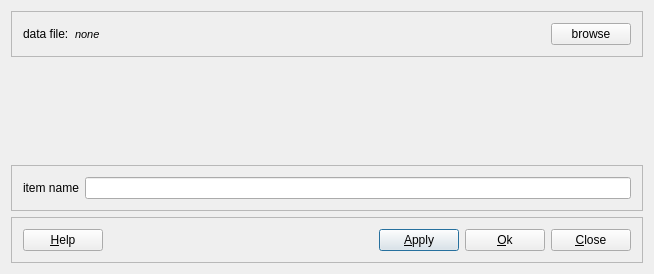
<?xml version="1.0" encoding="UTF-8"?>
<ui version="4.0">
 <class>PolyDataReaderConfig</class>
 <widget class="QDialog" name="PolyDataReaderConfig">
  <property name="geometry">
   <rect>
    <x>0</x>
    <y>0</y>
    <width>654</width>
    <height>274</height>
   </rect>
  </property>
  <property name="windowTitle">
   <string>configure poly-data reader</string>
  </property>
  <layout class="QVBoxLayout">
   <item>
    <widget class="Q3Frame" name="frame19">
     <property name="frameShape">
      <enum>QFrame::StyledPanel</enum>
     </property>
     <property name="frameShadow">
      <enum>QFrame::Raised</enum>
     </property>
     <layout class="QHBoxLayout">
      <item>
       <widget class="QLabel" name="textLabel2">
        <property name="text">
         <string>data file:</string>
        </property>
        <property name="wordWrap">
         <bool>false</bool>
        </property>
       </widget>
      </item>
      <item>
       <widget class="QLabel" name="file_label">
        <property name="sizePolicy">
         <sizepolicy hsizetype="MinimumExpanding" vsizetype="Preferred">
          <horstretch>0</horstretch>
          <verstretch>0</verstretch>
         </sizepolicy>
        </property>
        <property name="font">
         <font>
          <pointsize>8</pointsize>
          <italic>true</italic>
         </font>
        </property>
        <property name="text">
         <string>none</string>
        </property>
        <property name="wordWrap">
         <bool>false</bool>
        </property>
       </widget>
      </item>
      <item>
       <widget class="QPushButton" name="browse_pb">
        <property name="text">
         <string>browse</string>
        </property>
       </widget>
      </item>
     </layout>
    </widget>
   </item>
   <item>
    <spacer name="spacer3">
     <property name="orientation">
      <enum>Qt::Vertical</enum>
     </property>
     <property name="sizeType">
      <enum>QSizePolicy::Expanding</enum>
     </property>
     <property name="sizeHint" stdset="0">
      <size>
       <width>20</width>
       <height>16</height>
      </size>
     </property>
    </spacer>
   </item>
   <item>
    <widget class="Q3Frame" name="frame18">
     <property name="frameShape">
      <enum>QFrame::StyledPanel</enum>
     </property>
     <property name="frameShadow">
      <enum>QFrame::Raised</enum>
     </property>
     <layout class="QHBoxLayout">
      <item>
       <widget class="QLabel" name="textLabel2_2">
        <property name="text">
         <string>item name</string>
        </property>
        <property name="wordWrap">
         <bool>false</bool>
        </property>
       </widget>
      </item>
      <item>
       <widget class="QLineEdit" name="name_edit"/>
      </item>
     </layout>
    </widget>
   </item>
   <item>
    <widget class="Q3Frame" name="frame14">
     <property name="frameShape">
      <enum>QFrame::StyledPanel</enum>
     </property>
     <property name="frameShadow">
      <enum>QFrame::Raised</enum>
     </property>
     <layout class="QHBoxLayout">
      <item>
       <widget class="QPushButton" name="help_pb">
        <property name="text">
         <string>&amp;Help</string>
        </property>
        <property name="shortcut">
         <string>F1</string>
        </property>
        <property name="autoDefault">
         <bool>true</bool>
        </property>
       </widget>
      </item>
      <item>
       <spacer name="Horizontal Spacing2_2">
        <property name="orientation">
         <enum>Qt::Horizontal</enum>
        </property>
        <property name="sizeType">
         <enum>QSizePolicy::Expanding</enum>
        </property>
        <property name="sizeHint" stdset="0">
         <size>
          <width>287</width>
          <height>20</height>
         </size>
        </property>
       </spacer>
      </item>
      <item>
       <widget class="QPushButton" name="apply_pb">
        <property name="text">
         <string>&amp;Apply</string>
        </property>
        <property name="shortcut">
         <string>Alt+A</string>
        </property>
        <property name="autoDefault">
         <bool>true</bool>
        </property>
        <property name="default">
         <bool>true</bool>
        </property>
       </widget>
      </item>
      <item>
       <widget class="QPushButton" name="ok_pb">
        <property name="text">
         <string>&amp;Ok</string>
        </property>
        <property name="shortcut">
         <string>Alt+O</string>
        </property>
       </widget>
      </item>
      <item>
       <widget class="QPushButton" name="buttonCancel">
        <property name="text">
         <string>&amp;Close</string>
        </property>
        <property name="shortcut">
         <string>Alt+C</string>
        </property>
        <property name="autoDefault">
         <bool>true</bool>
        </property>
       </widget>
      </item>
     </layout>
    </widget>
   </item>
  </layout>
 </widget>
 <layoutdefault spacing="6" margin="11"/>
 <pixmapfunction>qPixmapFromMimeSource</pixmapfunction>
 <customwidgets>
  <customwidget>
   <class>Q3Frame</class>
   <extends>QFrame</extends>
   <header>Qt3Support/Q3Frame</header>
   <container>1</container>
  </customwidget>
 </customwidgets>
 <resources/>
 <connections>
  <connection>
   <sender>browse_pb</sender>
   <signal>clicked()</signal>
   <receiver>PolyDataReaderConfig</receiver>
   <slot>browse()</slot>
   <hints>
    <hint type="sourcelabel">
     <x>20</x>
     <y>20</y>
    </hint>
    <hint type="destinationlabel">
     <x>20</x>
     <y>20</y>
    </hint>
   </hints>
  </connection>
  <connection>
   <sender>ok_pb</sender>
   <signal>clicked()</signal>
   <receiver>PolyDataReaderConfig</receiver>
   <slot>accept()</slot>
   <hints>
    <hint type="sourcelabel">
     <x>20</x>
     <y>20</y>
    </hint>
    <hint type="destinationlabel">
     <x>20</x>
     <y>20</y>
    </hint>
   </hints>
  </connection>
  <connection>
   <sender>buttonCancel</sender>
   <signal>clicked()</signal>
   <receiver>PolyDataReaderConfig</receiver>
   <slot>reject()</slot>
   <hints>
    <hint type="sourcelabel">
     <x>20</x>
     <y>20</y>
    </hint>
    <hint type="destinationlabel">
     <x>20</x>
     <y>20</y>
    </hint>
   </hints>
  </connection>
 </connections>
</ui>
